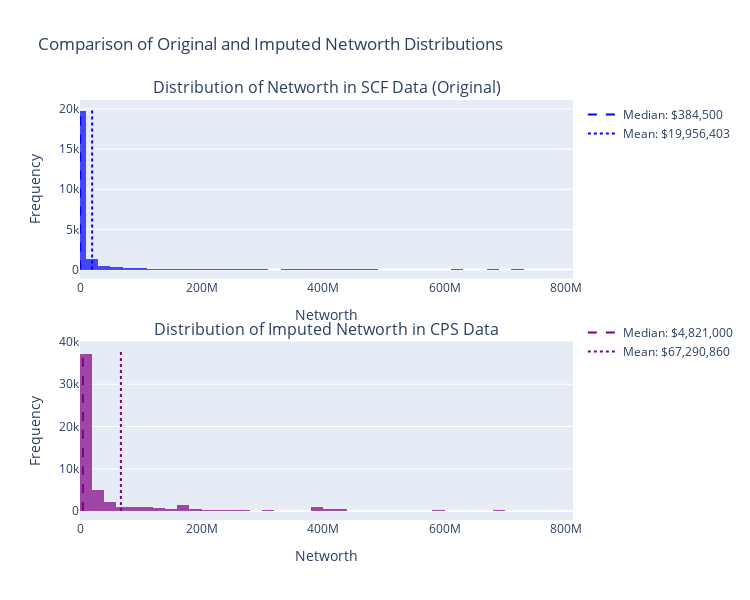

The notebook cell this image was saved under:
### Markdown cell above
## Evaluating wealth imputations

To assess the imputation results, a comparison the distribution of wealth in the original SCF data with the imputed values in the CPS allow examining how well the imputation preserves important characteristics of the wealth distribution, such as its shape, central tendency, and dispersion.

Wealth distributions are typically highly skewed, with a long right tail representing a small number of households with very high net worth. A successful imputation should preserve this characteristic skewness while maintaining realistic values across the entire distribution. Examining both the raw distributions and log-transformed versions of wealth values can better capture important information for evaluation.

### Code cell
def plot_networth_distributions(
    scf_data: pd.DataFrame,
    imputed_data: pd.DataFrame,
) -> go.Figure:
    """Plot the distribution of net worth in SCF and imputed CPS data.

    Args:
        scf_data: DataFrame containing SCF data.
        imputed_data: DataFrame containing imputed CPS data.

    Returns:
        Plotly figure object.
    """
    logger.info("Plotting net worth distributions")

    # 0. Check for missing values
    if scf_data["networth"].isnull().any():
        logger.warning("SCF data contains missing values in 'networth' column")
    if imputed_data["networth"].isnull().any():
        logger.warning(
            "Imputed data contains missing values in 'networth' column"
        )

    # 1. Compute medians & means
    scf_median = scf_data["networth"].median()
    scf_mean = scf_data["networth"].mean()
    cps_median = imputed_data["networth"].median()
    cps_mean = imputed_data["networth"].mean()

    # 2. Compute upper_limit & true max counts
    upper_limit = np.percentile(scf_data["networth"], 99.5)
    scf_counts, _ = np.histogram(
        scf_data["networth"], bins=150, range=(0, upper_limit)
    )
    cps_counts, _ = np.histogram(
        imputed_data["networth"], bins=150, range=(0, upper_limit)
    )
    max_scf = scf_counts.max()
    max_cps = cps_counts.max()

    # 3. Build subplots
    fig = make_subplots(
        rows=2,
        cols=1,
        subplot_titles=[
            "Distribution of Networth in SCF Data (Original)",
            "Distribution of Imputed Networth in CPS Data",
        ],
        vertical_spacing=0.15,
    )

    # 4. Add histograms
    fig.add_trace(
        go.Histogram(
            x=scf_data["networth"],
            nbinsx=150,
            opacity=0.7,
            marker_color="blue",
            showlegend=False,
        ),
        row=1,
        col=1,
    )
    fig.add_trace(
        go.Histogram(
            x=imputed_data["networth"],
            nbinsx=150,
            opacity=0.7,
            marker_color="purple",
            showlegend=False,
        ),
        row=2,
        col=1,
    )

    # 5. Add full-height median/mean lines for SCF
    fig.add_trace(
        go.Scatter(
            x=[scf_median, scf_median],
            y=[0, 20000],
            mode="lines",
            line=dict(color="blue", dash="dash"),
            name=f"Median: ${scf_median:,.0f}",
            legendgroup="scf",
        ),
        row=1,
        col=1,
    )
    fig.add_trace(
        go.Scatter(
            x=[scf_mean, scf_mean],
            y=[0, 20000],
            mode="lines",
            line=dict(color="blue", dash="dot"),
            name=f"Mean: ${scf_mean:,.0f}",
            legendgroup="scf",
        ),
        row=1,
        col=1,
    )

    # 6. Add full-height median/mean lines for CPS
    fig.add_trace(
        go.Scatter(
            x=[cps_median, cps_median],
            y=[0, 38000],
            mode="lines",
            line=dict(color="purple", dash="dash"),
            name=f"Median: ${cps_median:,.0f}",
            legendgroup="cps",
        ),
        row=2,
        col=1,
    )
    fig.add_trace(
        go.Scatter(
            x=[cps_mean, cps_mean],
            y=[0, 38000],
            mode="lines",
            line=dict(color="purple", dash="dot"),
            name=f"Mean: ${cps_mean:,.0f}",
            legendgroup="cps",
        ),
        row=2,
        col=1,
    )

    # 7. Final layout tweaks
    fig.update_layout(
        title_text="Comparison of Original and Imputed Networth Distributions",
        height=PLOT_CONFIG["height"],
        width=PLOT_CONFIG["width"],
        legend_tracegroupgap=180,
    )

    # 8. Zoom x-axis to drop extreme outliers
    fig.update_xaxes(
        range=[0, upper_limit], row=1, col=1, title_text="Networth"
    )
    fig.update_xaxes(
        range=[0, upper_limit], row=2, col=1, title_text="Networth"
    )
    fig.update_yaxes(title_text="Frequency", row=1, col=1)
    fig.update_yaxes(title_text="Frequency", row=2, col=1)

    return fig


plot_networth_distributions(scf_data, imputed_data).show()

### Figure 1 — Plotly figure (JSON) as saved in the notebook; plotly's stock layout.template omitted (floating-point values rounded to 4 significant figures; data arrays with more than 128 entries replaced by an {"elided": "..."} marker saying what was removed)
{"data": [{"marker": {"color": "blue"}, "nbinsx": 150, "opacity": 0.7, "showlegend": false, "type": "histogram", "x": {"elided": "22975 float values"}, "xaxis": "x", "yaxis": "y"}, {"marker": {"color": "purple"}, "nbinsx": 150, "opacity": 0.7, "showlegend": false, "type": "histogram", "x": {"elided": "56839 float values"}, "xaxis": "x2", "yaxis": "y2"}, {"legendgroup": "scf", "line": {"color": "blue", "dash": "dash"}, "mode": "lines", "name": "Median: $384,500", "type": "scatter", "x": [384500, 384500], "xaxis": "x", "y": [0, 20000], "yaxis": "y"}, {"legendgroup": "scf", "line": {"color": "blue", "dash": "dot"}, "mode": "lines", "name": "Mean: $19,956,403", "type": "scatter", "x": [19960000.0, 19960000.0], "xaxis": "x", "y": [0, 20000], "yaxis": "y"}, {"legendgroup": "cps", "line": {"color": "purple", "dash": "dash"}, "mode": "lines", "name": "Median: $4,821,000", "type": "scatter", "x": [4821000.0, 4821000.0], "xaxis": "x2", "y": [0, 38000], "yaxis": "y2"}, {"legendgroup": "cps", "line": {"color": "purple", "dash": "dot"}, "mode": "lines", "name": "Mean: $67,290,860", "type": "scatter", "x": [67290000.0, 67290000.0], "xaxis": "x2", "y": [0, 38000], "yaxis": "y2"}], "layout": {"annotations": [{"font": {"size": 16}, "showarrow": false, "text": "Distribution of Networth in SCF Data (Original)", "x": 0.5, "xanchor": "center", "xref": "paper", "y": 1, "yanchor": "bottom", "yref": "paper"}, {"font": {"size": 16}, "showarrow": false, "text": "Distribution of Imputed Networth in CPS Data", "x": 0.5, "xanchor": "center", "xref": "paper", "y": 0.425, "yanchor": "bottom", "yref": "paper"}], "height": 600, "legend": {"tracegroupgap": 180}, "title": {"text": "Comparison of Original and Imputed Networth Distributions"}, "width": 750, "xaxis": {"anchor": "y", "domain": [0, 1], "range": [0, 811300000.0], "title": {"text": "Networth"}}, "xaxis2": {"anchor": "y2", "domain": [0, 1], "range": [0, 811300000.0], "title": {"text": "Networth"}}, "yaxis": {"anchor": "x", "domain": [0.575, 1], "title": {"text": "Frequency"}}, "yaxis2": {"anchor": "x2", "domain": [0, 0.425], "title": {"text": "Frequency"}}}}
